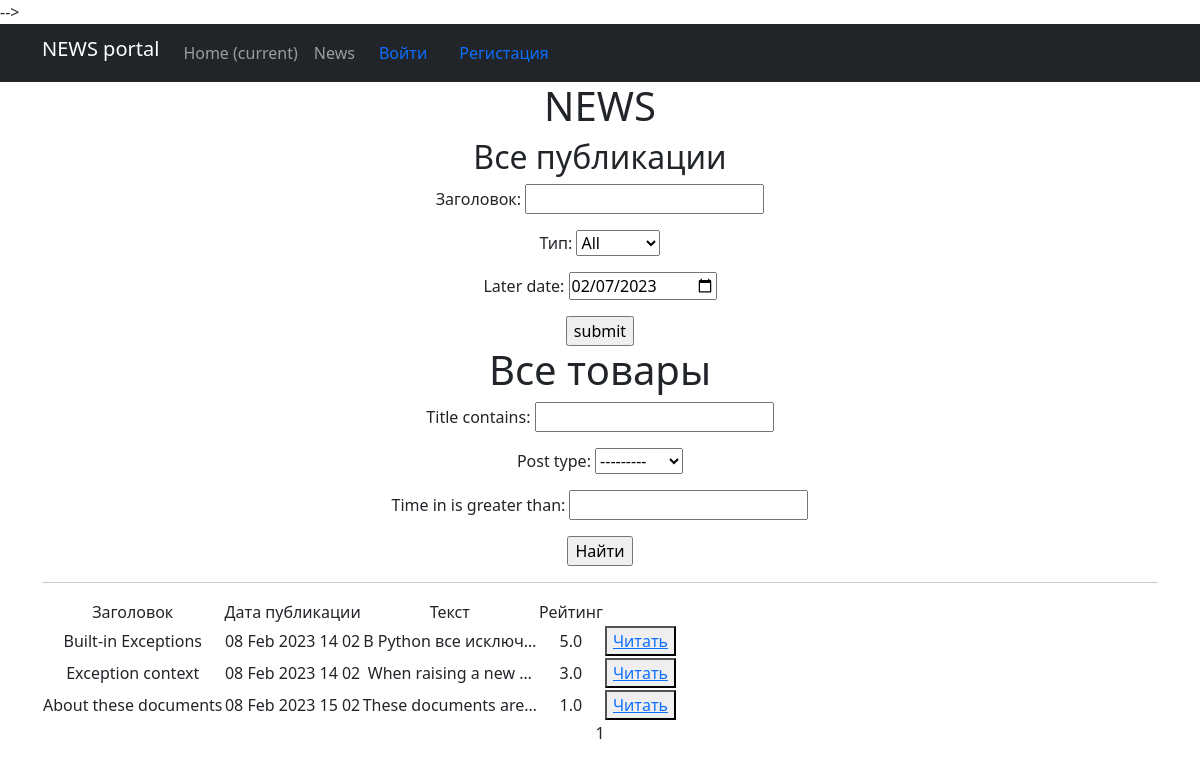
Page /news/ on the committed database.
### news_models/models.py (models this page shows, shortened)
class Post(models.Model):
    author = models.ForeignKey('Author', on_delete=models.CASCADE)
    post_type = models.CharField(max_length=1, choices=TYPE_OF_POST, default=news)
    time_in = models.DateTimeField(auto_now_add=True)
    title = models.CharField(max_length=255)
    text = models.TextField()
    rating = models.FloatField(default=0)
    category = models.ManyToManyField(Category, through='PostCategory')
    def get_absolute_url(self):
        return f'/news/{self.pk}'

### news_models/views.py (the view)
# urls.py: path('', cache_page(60)(NewsList.as_view()), name='news_list'),
class NewsList(ListView):
    model = Post  # Указываем модель, объекты которой мы будем выводить
    ordering = 'time_in'  # Поле, которое будет использоваться для сортировки объектов
    template_name = 'news.html'  # Указываем имя шаблона, в котором будут все инструкции о том,
    context_object_name = 'news'  # Это имя списка, в котором будут лежать все объекты.
    paginate_by = 10  # количество записей на странице
    def get_queryset(self):
        queryset = super().get_queryset()
        self.filterset = PostFilter(self.request.GET, queryset)
        return self.filterset.qs
    def get_context_data(self, **kwargs):
        context = super().get_context_data(**kwargs)
        context['filterset'] = self.filterset
        return context

### news_models/templatetags/custom_filters.py (called while the page is built)
@register.filter()
def censor(value):
    x = value.split(' ')
    value = []
    for i in x:
        if i in words:
            i = i[0] + '*' * (len(i) - 1)
        value.append(i)
    x = ' '.join(value)
    return f'{x}'

### templates/news.html (shortened to what this page needs)
{% extends 'flatpages/default.html' %}
{% load custom_filters %}
{% load custom_tags %}
{% block content %}
   <h1>NEWS</h1>
   <h2>Все публикации</h2>
        <form action="" method="get">
        <p>
            <label for="id_title__icontains">Заголовок:</label>
            <input type="text" name="title__icontains" id="id_title__icontains">
        </p>
        <p>
            <label for="id_post_type">Тип:</label>
            <select name="post_type" id="id_post_type">
                <option value="" selected>All</option>
            </select>
        </p>
        <p>
            <label for="id_in_time__gt">Later date:</label>
            <input type="date" name="in_time__gt" value="2023-02-07" id="id_in_time__gt">
        </p>
        <input type="submit" value="submit" />
    </form>
    <h1>Все товары</h1>
   <form action="" method="get">
       {{ filterset.form.as_p }}
       <input type="submit" value="Найти" />
   </form>
   <hr>
   {% if news %}
       <table>
           <tr>
               <td>Заголовок</td>
               <td>Дата публикации</td>
               <td>Текст</td>
               <td>Рейтинг</td>
           </tr>
           {% for post in news %}
           <tr>
               <td>{{ post.title|censor }}</td>
               <td>{{ post.time_in|date:'d M Y H m' }}</td>
               <td>{{ post.text|truncatechars:20|censor }}</td>
               <td>{{ post.rating }}</td>
               <td>
                   <button>
                       <a href="{{ post.get_absolute_url }}">Читать</a>
                   </button>
               </td>
           </tr>
           {% endfor %}
       </table>
   {% else %}
       <h2>Новостей нет!</h2>
   {% endif %}
   {{ page_obj.number }}
{% endblock content %}

### rows in the picture
Post: title|censor "Built-in Exceptions", time_in "08 Feb 2023 14 02", text|censor "В Python все исключ…", rating "5.0"
Post: title|censor "Exception context", time_in "08 Feb 2023 14 02", text|censor "When raising a new …", rating "3.0"
Post: title|censor "About these documents", time_in "08 Feb 2023 15 02", text|censor "These documents are…", rating "1.0"

### other values in the picture
{{ page_obj.number }} "1"
